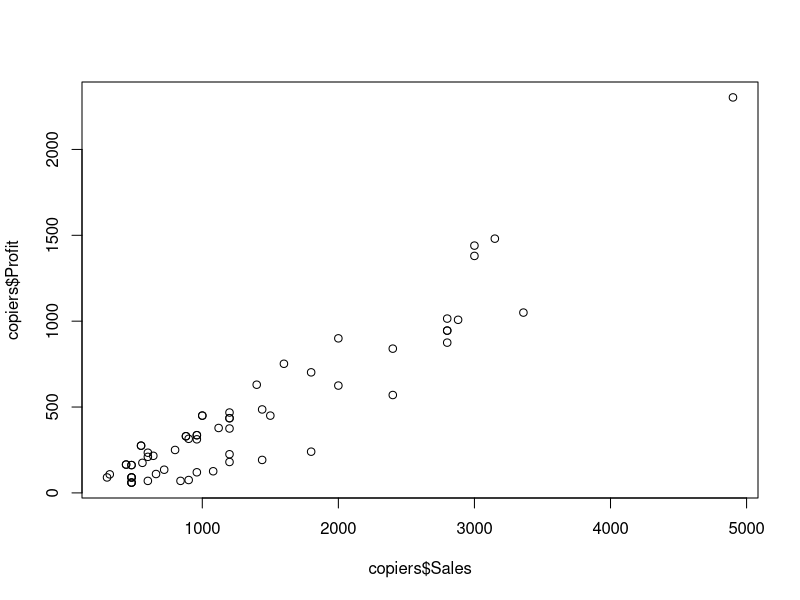
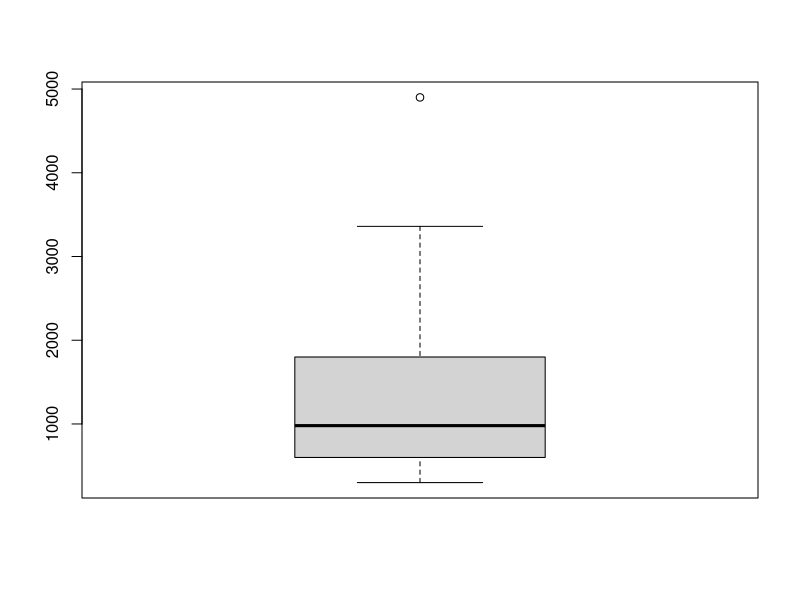
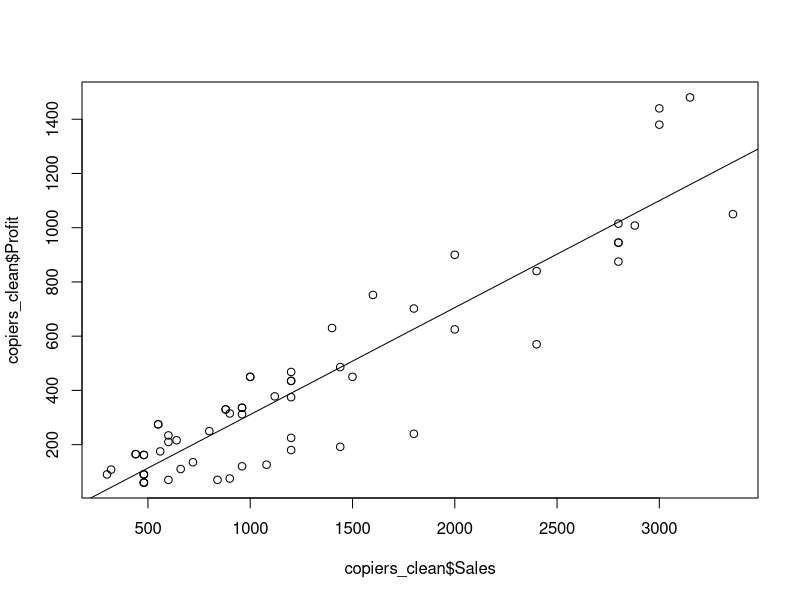

Write R code to recreate these figures, in order.
## ---- chunk 1
knitr::opts_chunk$set(echo = TRUE)
## ---- chunk 2
copiers <- read.csv("copiers.csv")
str(copiers)
## ---- chunk 3
plot(copiers$Sales, copiers$Profit)
## ---- chunk 4
boxplot(copiers$Sales)
## ---- chunk 5
# To get the outlier value:
sales_out <- boxplot(copiers$Sales, plot = F)$out

copiers_clean <- copiers[copiers$Sales<4000, ]
copiers_clean_which <- copiers[-which(copiers$Sales %in% sales_out), ]
## ---- chunk 6
cor(copiers$Sales, copiers$Profit)
## ---- chunk 7
model_rm <- lm(formula = Profit~Sales, data=copiers_clean)
summary(model_rm)
## ---- chunk 8
plot(copiers_clean$Sales, copiers_clean$Profit)
abline(a = -83.54810, b = 0.39444) # abline(model_rm)
## ---- chunk 9
profit_temp <- -83.54810 + 0.39444 * 350
profit_temp
## ---- chunk 10
profit_temp <- -83.54810 + 0.39444 * 245
profit_temp
## ---- chunk 11
sales_temp <- c(245, 370, 210, 400)
profit_temp <- -83.54810 + 0.39444 * sales_temp
profit_temp
## ---- chunk 12
predict(object = model_rm, newdata = data.frame(Sales = c(245, 370, 210, 400)))
## ---- chunk 13
new_copiers <- data.frame(
  Sales = c(300, 450, 750, 10)
)

pre_new_copiers <- predict(object = model_rm, newdata = new_copiers)
## ---- chunk 14
pre_copiers_clean <- predict(model_rm, copiers_clean)
pre_copiers <- predict(model_rm, copiers)
## ---- chunk 15
# pre_copiers - copiers$Sales
